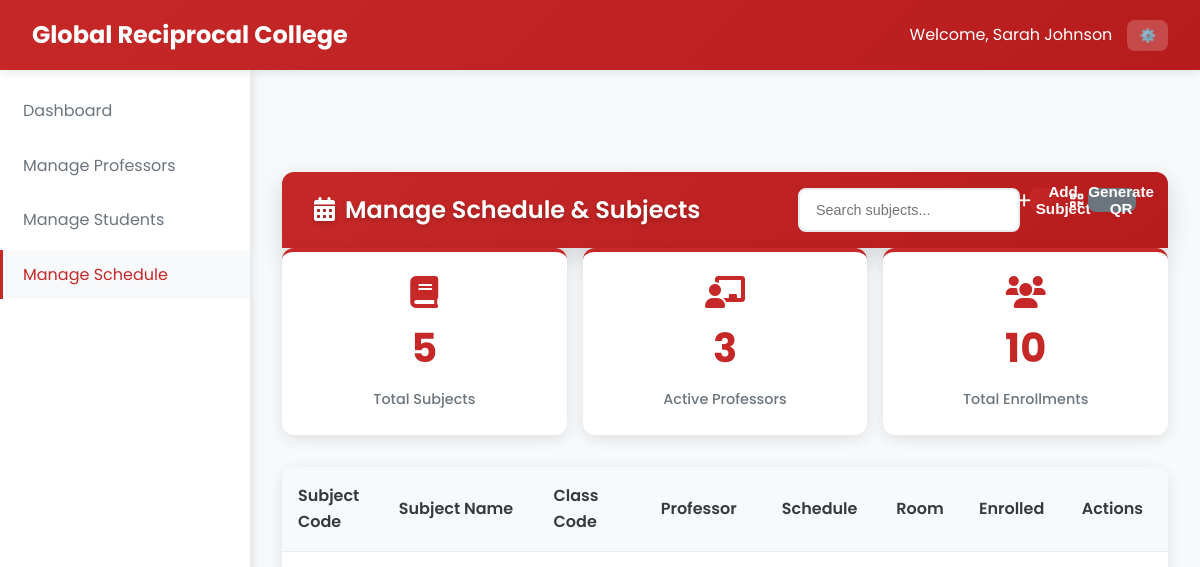
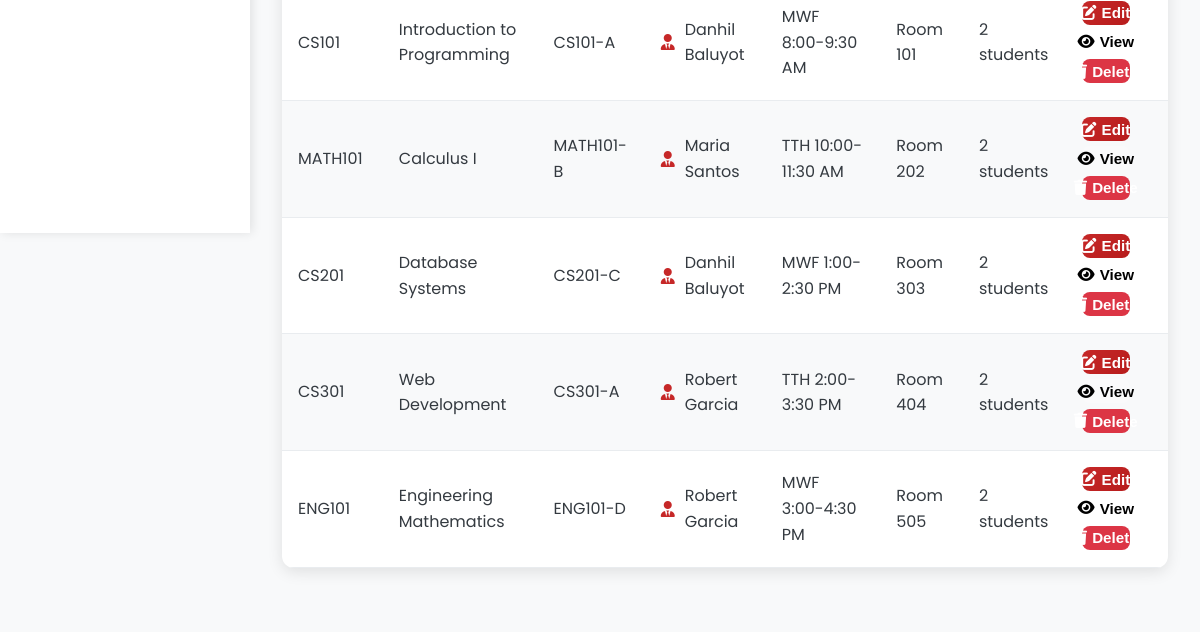
The page /Admin/admin_manage_schedule.php (signed in) on the database as committed earlier (2 pictures, top to bottom).
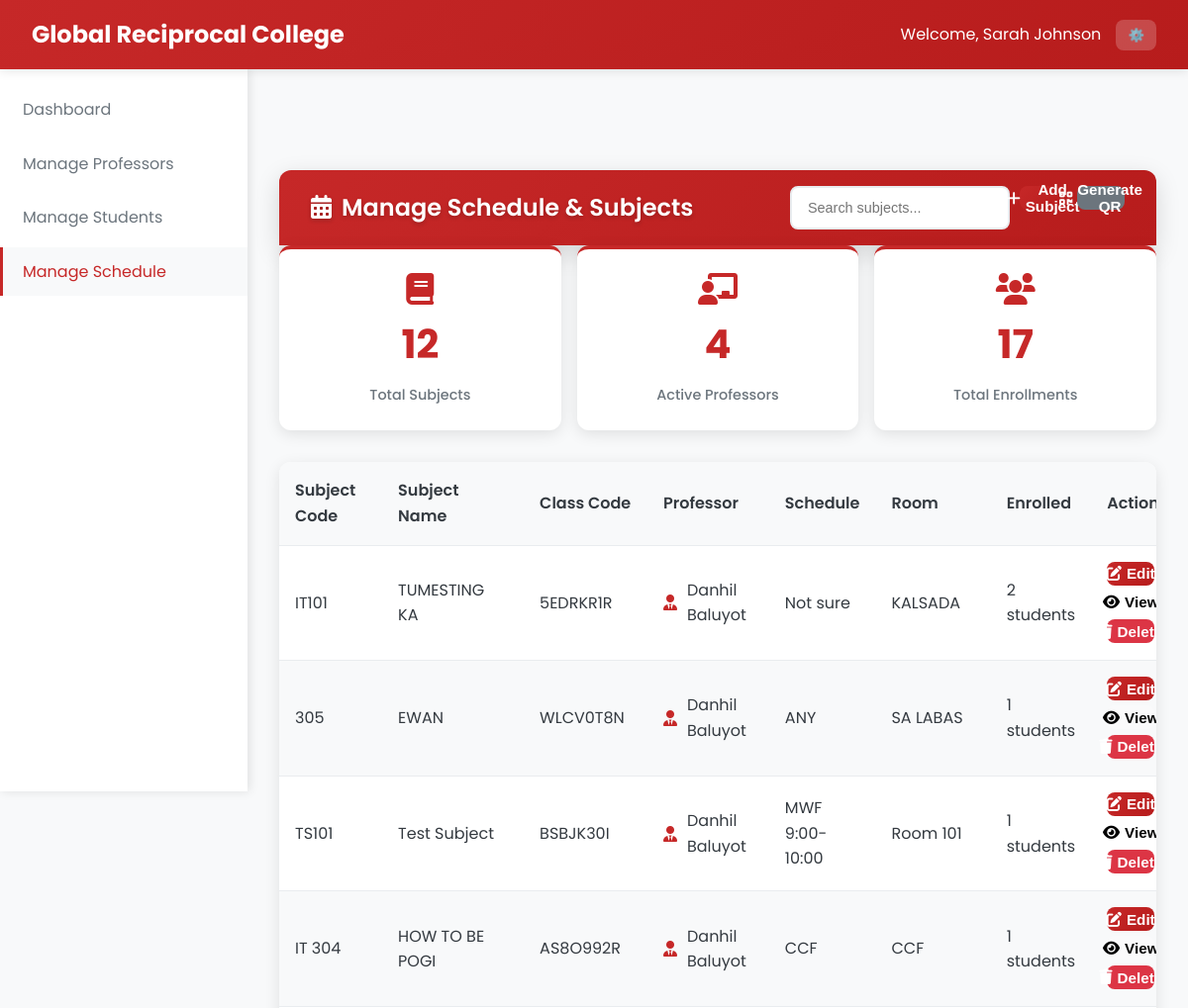
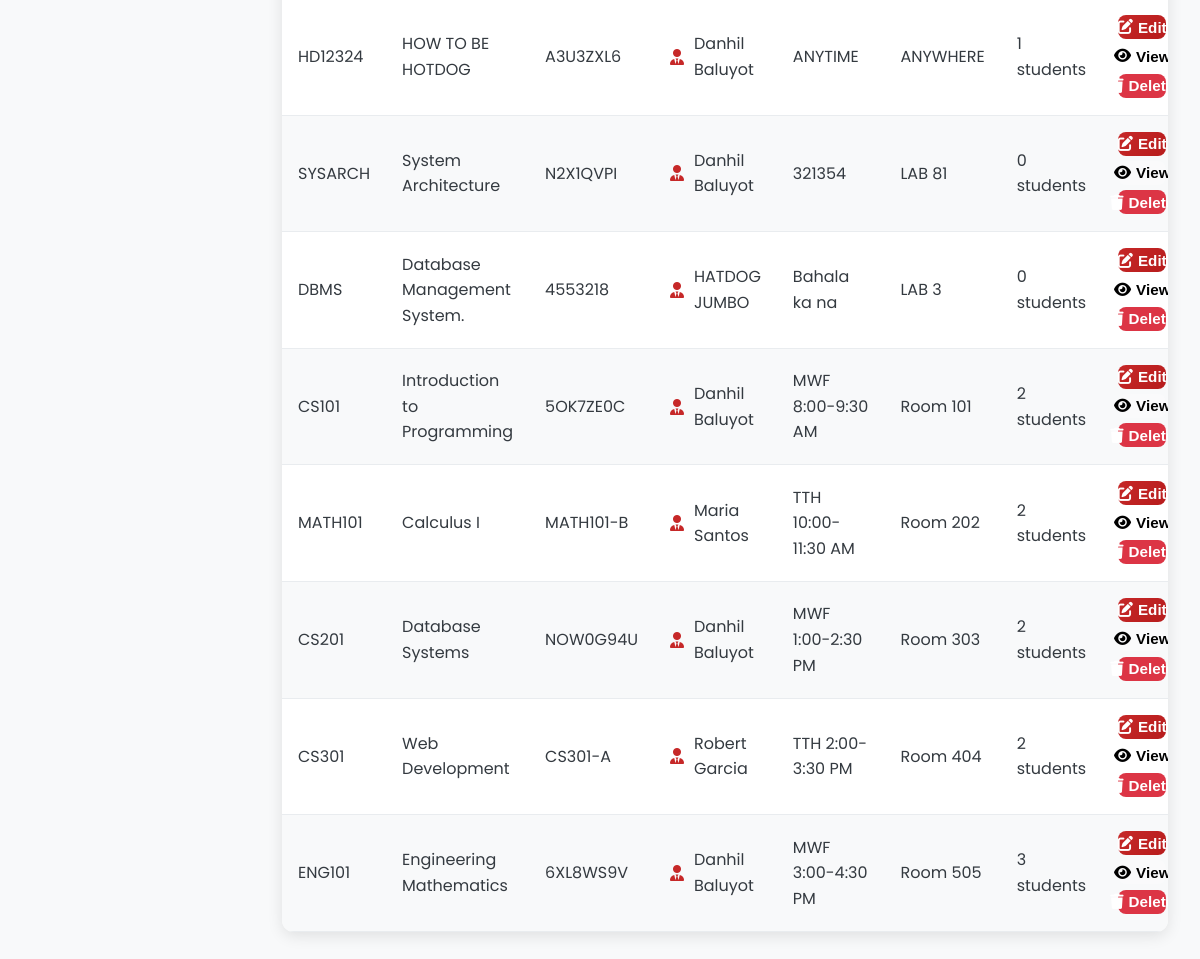
The same page on the database as committed later (2 pictures, top to bottom).
### tables this page shows
CREATE TABLE `classes` (
  `class_id` varchar(20) NOT NULL,
  `class_name` varchar(100) NOT NULL,
  `class_code` varchar(20) NOT NULL,
  `subject_id` varchar(20) DEFAULT NULL,
  `professor_id` varchar(20) DEFAULT NULL,
  `schedule` varchar(100) DEFAULT NULL,
  `room` varchar(50) DEFAULT NULL,
  `created_at` datetime NOT NULL,
  `updated_at` datetime NOT NULL
);

CREATE TABLE `subjects` (
  `subject_id` varchar(20) NOT NULL,
  `subject_name` varchar(100) NOT NULL,
  `subject_code` varchar(20) NOT NULL,
  `description` text DEFAULT NULL,
  `credits` int(11) NOT NULL,
  `created_at` datetime NOT NULL,
  `updated_at` datetime NOT NULL
);

CREATE TABLE `professors` (
  `professor_id` varchar(20) NOT NULL,
  `employee_id` varchar(20) NOT NULL,
  `first_name` varchar(50) NOT NULL,
  `last_name` varchar(50) NOT NULL,
  `email` varchar(100) NOT NULL,
  `password` varchar(255) NOT NULL,
  `department` varchar(100) NOT NULL,
  `mobile` varchar(15) NOT NULL,
  `created_at` datetime NOT NULL,
  `updated_at` datetime NOT NULL
);

### Admin/admin_manage_schedule.php (the view, shortened to what this page needs)
<?php
require_once '../php/db.php';
$subjects = $pdo->query("SELECT s.*, p.first_name, p.last_name, c.class_id, c.class_code, c.schedule, c.room
                        FROM subjects s
                        JOIN classes c ON s.subject_id = c.subject_id
                        LEFT JOIN professors p ON c.professor_id = p.professor_id
                        ORDER BY s.created_at DESC")->fetchAll();
$professors = $pdo->query("SELECT * FROM professors ORDER BY first_name, last_name")->fetchAll();
$enrollment_counts = [];
foreach ($subjects as $subject) {
    $stmt = $pdo->prepare("SELECT COUNT(*) as count FROM student_classes sc
                          JOIN classes c ON sc.class_id = c.class_id
                          WHERE c.subject_id = ?");
    $stmt->execute([$subject['subject_id']]);
    $enrollment_counts[$subject['subject_id']] = $stmt->fetch()['count'];
}
?>
<!DOCTYPE html>
<html lang="en">
<head>
    <link rel="stylesheet" href="../css/styles_fixed.css" />
    <link rel="stylesheet" href="https://cdnjs.cloudflare.com/ajax/libs/font-awesome/6.0.0/css/all.min.css">
</head>
<body>
    <nav class="navbar">
        <div class="navbar-brand">
            <span class="navbar-title">Global Reciprocal College</span>
        </div>
        <div class="navbar-user">
            <span>Welcome, <?php echo htmlspecialchars($_SESSION['name']); ?></span>
            <div class="user-dropdown">
                <button class="dropdown-toggle" aria-haspopup="true" aria-expanded="false">⚙️</button>
            </div>
        </div>
    </nav>
    <aside class="sidebar" role="navigation" aria-label="Main sidebar">
        <ul class="sidebar-menu">
            <li class="sidebar-item">
                <a href="admin_dashboard.php" class="sidebar-link">Dashboard</a>
            </li>
            <li class="sidebar-item">
                <a href="admin_manage_professors.php" class="sidebar-link">Manage Professors</a>
            </li>
            <li class="sidebar-item">
                <a href="admin_manage_students.php" class="sidebar-link">Manage Students</a>
            </li>
            <li class="sidebar-item">
                <a href="admin_manage_schedule.php" class="sidebar-link active" aria-current="page">Manage Schedule</a>
            </li>
        </ul>
    </aside>
    <main class="main-content" role="main" tabindex="-1">
        <div class="table-header-enhanced">
            <h2 class="table-title-enhanced"><i class="fas fa-calendar-alt" style="margin-right: 10px;"></i>Manage Schedule & Subjects</h2>
            <div class="btn-group">
                <input type="search" id="searchInput" class="search-input" placeholder="Search subjects..." aria-label="Search subjects" onkeyup="filterSubjects()" />
                <button class="btn btn-primary btn-icon" type="button" onclick="openModal('addSubjectModal')" aria-haspopup="dialog">
                    <i class="fas fa-plus"></i> Add Subject
                </button>
                <button class="btn btn-secondary btn-icon" type="button" onclick="openModal('generateQRModal')" aria-haspopup="dialog">
                    <i class="fas fa-qrcode"></i> Generate QR
                </button>
            </div>
        </div>
        <div class="stats-grid">
            <div class="stats-card fade-in" tabindex="0">
                <i class="fas fa-book" style="font-size: 2rem; color: var(--primary); margin-bottom: 0.5rem;"></i>
                <div class="stats-number"><?php echo count($subjects); ?></div>
                <div class="stats-label">Total Subjects</div>
            </div>
            <div class="stats-card fade-in" tabindex="0">
                <i class="fas fa-chalkboard-teacher" style="font-size: 2rem; color: var(--primary); margin-bottom: 0.5rem;"></i>
                <div class="stats-number"><?php echo count($professors); ?></div>
                <div class="stats-label">Active Professors</div>
            </div>
            <div class="stats-card fade-in" tabindex="0">
                <i class="fas fa-users" style="font-size: 2rem; color: var(--primary); margin-bottom: 0.5rem;"></i>
                <div class="stats-number"><?php echo array_sum($enrollment_counts); ?></div>
                <div class="stats-label">Total Enrollments</div>
            </div>
        </div>
        <div class="table-container" role="region" aria-label="Subjects table">
            <table class="table" aria-describedby="subjectsTableCaption">
                <thead>
                    <tr>
                        <th scope="col">Subject Code</th>
                        <th scope="col">Subject Name</th>
                        <th scope="col">Class Code</th>
                        <th scope="col">Professor</th>
                        <th scope="col">Schedule</th>
                        <th scope="col">Room</th>
                        <th scope="col">Enrolled</th>
                        <th scope="col">Actions</th>
                    </tr>
                </thead>
                <tbody id="subjectsTableBody">
                    <?php foreach ($subjects as $subject): ?>
                    <tr>
                        <td><?php echo $subject['subject_code']; ?></td>
                        <td><?php echo $subject['subject_name']; ?></td>
                        <td><?php echo $subject['class_code']; ?></td>
                        <td>
                            <?php if ($subject['first_name']): ?>
                                <div style="display: flex; align-items: center; gap: 10px;">
                                    <i class="fas fa-user-tie" style="color: var(--primary);"></i>
                                    <?php echo $subject['first_name'] . ' ' . $subject['last_name']; ?>
                                </div>
                            <?php endif; ?>
                        </td>
                        <td><?php echo $subject['schedule']; ?></td>
                        <td><?php echo $subject['room']; ?></td>
                        <td><?php echo $enrollment_counts[$subject['subject_id']] ?? 0; ?> students</td>
                        <td>
                            <div class="action-buttons">
                                <button class="btn btn-sm btn-primary btn-icon" onclick="editSubject(<?php echo htmlspecialchars(json_encode($subject)); ?>)">
                                    <i class="fas fa-edit"></i> Edit
                                </button>
                                <button class="btn btn-sm btn-info btn-icon" onclick="viewEnrolledStudents('<?php echo $subject['class_id']; ?>')">
                                    <i class="fas fa-eye"></i> View
                                </button>
                                <form action="" method="POST" style="display:inline;">
                                    <button type="submit" class="btn btn-sm btn-danger btn-icon" onclick="return confirm('Are you sure you want to delete this subject?')">
                                        <i class="fas fa-trash"></i> Delete
                                    </button>
                                </form>
                            </div>
                        </td>
                    </tr>
                    <?php endforeach; ?>
                </tbody>
            </table>
        </div>
    </main>
</body>
</html>

### css/styles_fixed.css (style rules this page uses)
:root { --primary: #C62828; --primary-dark: #B71C1C; --primary-light: #EF5350; --secondary: #2E7D32; --accent: #1565C0; --light: #f8f9fa; --dark: #343a40; --gray: #6c757d; --light-gray: #e9ecef; --success: #28a745; --warning: #ffc107; --danger: #dc3545; --info: #17a2b8; }
* { margin: 0; padding: 0; box-sizing: border-box; }
body { font-family: 'Poppins', sans-serif; background-color: var(--light); color: var(--dark); line-height: 1.6; }
.navbar { background: linear-gradient(135deg, var(--primary) 0%, var(--primary-dark) 100%); color: white; padding: 1rem 2rem; display: flex; justify-content: space-between; align-items: center; box-shadow: 0 2px 10px rgba(0, 0, 0, 0.1); position: sticky; top: 0; z-index: 1000; }
.navbar-brand { font-size: 1.5rem; font-weight: 700; display: flex; align-items: center; gap: 10px; }
.navbar-user { display: flex; align-items: center; gap: 15px; }
.user-dropdown { position: relative; }
.dropdown-toggle { background: rgba(255, 255, 255, 0.2); border: none; color: white; padding: 8px 12px; border-radius: 8px; cursor: pointer; transition: background-color 0.3s ease; }
.sidebar { width: 250px; background: white; height: calc(100vh - 70px); position: fixed; left: 0; top: 70px; box-shadow: 2px 0 10px rgba(0, 0, 0, 0.1); overflow-y: auto; transition: transform 0.3s ease; z-index: 999; transform: translateX(0); }
.sidebar-menu { list-style: none; padding: 1rem 0; }
.sidebar-item { margin-bottom: 5px; }
.sidebar-link { display: flex; align-items: center; padding: 12px 20px; color: var(--gray); text-decoration: none; transition: all 0.3s ease; border-left: 3px solid transparent; }
.sidebar-link.active { background: var(--light); color: var(--primary); border-left-color: var(--primary); }
.main-content { margin-left: 250px; margin-top: 70px; padding: 2rem; min-height: calc(100vh - 70px); background: var(--light); transition: margin-left 0.3s ease, padding 0.3s ease; }
.btn-icon { font-size: 1.2rem; font-weight: bold; background: rgba(255, 255, 255, 0.2); border-radius: 50%; width: 24px; height: 24px; display: flex; align-items: center; justify-content: center; }
.table-container { background: white; border-radius: 12px; box-shadow: 0 4px 15px rgba(0, 0, 0, 0.1); overflow: hidden; margin-bottom: 2rem; }
.table { width: 100%; border-collapse: collapse; }
.table th, .table td { padding: 1rem; text-align: left; border-bottom: 1px solid var(--light-gray); }
.table th { background: var(--light); font-weight: 600; color: var(--dark); }
.btn { padding: 10px 20px; border: none; border-radius: 8px; cursor: pointer; font-weight: 500; transition: all 0.3s ease; text-decoration: none; display: inline-block; }
.btn-primary { background: var(--primary); color: white; }
.btn-danger { background: var(--danger); color: white; }
.btn-sm { padding: 6px 12px; font-size: 0.875rem; }
.search-input { flex: 1; padding: 10px 15px; border: 2px solid var(--light-gray); border-radius: 8px; font-size: 0.9rem; }
.stats-grid { display: grid; grid-template-columns: repeat(auto-fill, minmax(350px, 1fr)); gap: 2rem; margin-bottom: 2rem; }
.table-header-enhanced { background: linear-gradient(135deg, var(--primary) 0%, var(--primary-dark) 100%); padding: 2rem; border-radius: 16px; margin-bottom: 2rem; box-shadow: 0 8px 25px rgba(0, 0, 0, 0.15); display: flex; justify-content: space-between; align-items: center; }
.table-title-enhanced { color: white; font-size: 1.5rem; font-weight: 700; margin: 0; text-shadow: 0 2px 4px rgba(0, 0, 0, 0.2); }
.btn { padding: 0.75rem 1.5rem; border: none; border-radius: 8px; cursor: pointer; font-size: 0.95rem; font-weight: 600; display: inline-flex; align-items: center; gap: 0.5rem; transition: all 0.2s ease; text-decoration: none; }
.btn-primary { background: linear-gradient(135deg, var(--primary) 0%, var(--primary-dark) 100%); color: white; }
.btn-secondary { background: #6c757d; color: white; }

Rows that differ between the two databases and show on the page:
added classes: subject.subject_code "IT101", subject.subject_name "TUMESTING KA", class_code "5EDRKR1R", professor.first_name "Danhil", professor.last_name "Baluyot", schedule "Not sure", room "KALSADA", subject.subject_id "2"
added classes: subject.subject_code "305", subject.subject_name "EWAN", class_code "WLCV0T8N", professor.first_name "Danhil", professor.last_name "Baluyot", schedule "ANY", room "SA LABAS", subject.subject_id "1"
added classes: subject.subject_code "TS101", subject.subject_name "Test Subject", class_code "BSBJK30I", professor.first_name "Danhil", professor.last_name "Baluyot", schedule "MWF 9:00-10:00", room "Room 101", subject.subject_id "1"
added classes: subject.subject_code "IT 304", subject.subject_name "HOW TO BE POGI", class_code "AS8O992R", professor.first_name "Danhil", professor.last_name "Baluyot", schedule "CCF", room "CCF", subject.subject_id "1"
added classes: subject.subject_code "HD12324", subject.subject_name "HOW TO BE HOTDOG", class_code "A3U3ZXL6", professor.first_name "Danhil", professor.last_name "Baluyot", schedule "ANYTIME", room "ANYWHERE", subject.subject_id "1"
added classes: subject.subject_code "SYSARCH", subject.subject_name "System Architecture", class_code "N2X1QVPI", professor.first_name "Danhil", professor.last_name "Baluyot", schedule "321354", room "LAB 81", subject.subject_id "0"
added classes: subject.subject_code "DBMS", subject.subject_name "Database Management System.", class_code "4553218", professor.first_name "HATDOG", professor.last_name "JUMBO", schedule "Bahala ka na", room "LAB 3", subject.subject_id "0"
changed classes "MWF 8:00-9:30 AM": class_code "CS101-A" → "5OK7ZE0C"
changed classes "MWF 1:00-2:30 PM": class_code "CS201-C" → "NOW0G94U"
changed classes "MWF 3:00-4:30 PM": class_code "ENG101-D" → "6XL8WS9V"; professor.first_name "Robert" → "Danhil"; professor.last_name "Garcia" → "Baluyot"; subject.subject_id "2" → "3"
Other text that changed with them:
count($subjects): "5" → "12"
count($professors): "3" → "4"
array_sum($enrollment_counts): "10" → "17"
